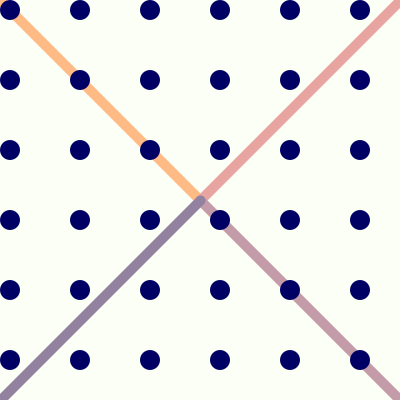
Frame 1 (no input)
Frame 60 (the mouse pressed at the canvas centre just before this capture): identical to frame 1, image omitted
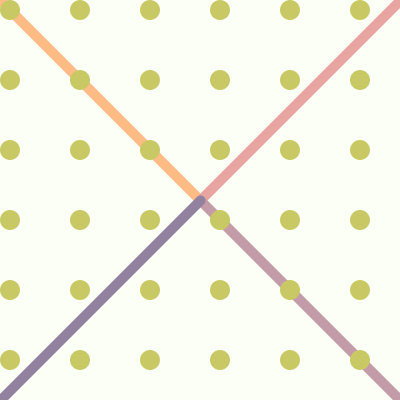
Frame 120 (the mouse held since frame 60 and released just before this capture)

The Processing sketch that drew these frames (run headless with seeded random() and noise(); from frame 60 on, the mouse is pressed at the canvas centre):

// Processing sketch: Entrega_1
// ── Entrega_1.pde
int col,filas;

void setup(){
  size(400,400);

  col = 6;
  filas = 6;
  
}

void draw(){
  background(252,255,245);
  stroke(255,187,133);
  strokeWeight(10);
    line(0,0,200,200);
    stroke(231,164,160);
    line(200,200,400,0);
    stroke(196,155,168);
    line(200,200,400,400);
    stroke(146,129,159);
    line(200,200,0,400);
  fill(0);
  noStroke();
  for( int x=0; x<col; x++){
    for(int y=0; y<filas; y++){
      ellipseMode(CORNER);
      fill(mouseX,mouseY,100);
      ellipse(x*70,y*70,20,20);
    }
  }
}
